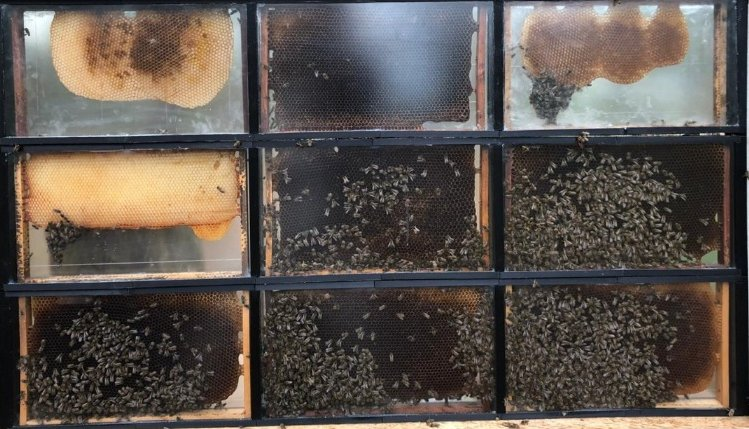
#> input picture PopulationCounter/kast1.jpeg, 749 x 429 px
$ python BeeCounterSplitted.py
#> lines starting #> are read from the running program, lines starting #| are printed output that depends on the picture; after the words box and inside, x2 and y2 are one past the last pixel; in counts of white or black regions, pixels touching at a corner belong together
import cv2
import numpy as np

img = cv2.imread("kast1.jpeg")
#> img is the input picture: shape (429, 749, 3); mean B, G, R 78.2, 84.7, 93.1

splitHeight = round(img.shape[0] / 3)
#> splitHeight = 143
splitWidth = round(img.shape[1] / 3)
#> splitWidth = 250

def detect(img):
    AreaCount = 0

    img_bgr = img
    img_hsv = cv2.cvtColor(img_bgr, cv2.COLOR_BGR2HSV)

    #bgd_mask = cv2.inRange(img_hsv, np.array([101, 57, 120]), np.array([108, 103,173])) #Deze werkt goed maar focust veel op reflectie kleur

    bgd_mask = cv2.inRange(img_hsv, np.array([15, 26, 47]), np.array([26, 107, 88]))

    cv2.imshow("mask", bgd_mask)
    #final_mask = cv2.erode(bgd_mask, np.ones((3, 3), dtype=np.uint8))
    final_mask = cv2.dilate(bgd_mask, np.ones((5, 5), dtype=np.uint8))

    # Now you can finally find contours.
    contours, hierarchy = cv2.findContours(final_mask.copy(), cv2.RETR_EXTERNAL, cv2.CHAIN_APPROX_NONE)

    final_contours = []
    for contour in contours:
        area = cv2.contourArea(contour)
        if area > 300:
            final_contours.append(contour)
            AreaCount+=area


    for i in range(len(final_contours)):
        img_bgr = cv2.drawContours(img_bgr, final_contours, i, (50, 250, 50), 4)

    cv2.putText(img_bgr,"Total Area: " + str(AreaCount) ,(10,30), cv2.FONT_HERSHEY_SIMPLEX, 1,(50, 250, 50),2,cv2.LINE_AA)

    cv2.imshow("result", img_bgr)

    cv2.waitKey(0)

for i in range(3):
    for j in range(3):
        y = i * splitHeight
        x = j * splitWidth
        crop = img[y:y+splitHeight, x:x+splitWidth]
        detect(crop)
#> this loop made 3 passes
#> pass 1, in detect, `bgd_mask = cv2.inRange(img_hsv, np.array([15, 26, 47]), np.array([26, ..`:
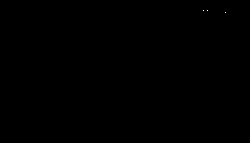
#> bgd_mask: shape (143, 250); 0.01% white in thin lines or dots, all inside (x1, y1, x2, y2) = (203, 10, 226, 13)
#> pass 1, in detect, `final_mask = cv2.dilate(bgd_mask, np.ones((5, 5), dtype=np.uint8))`:
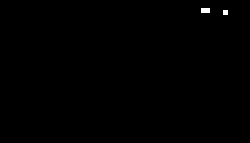
#> final_mask: shape (143, 250); 0.2% white; 2 white regions, box (x1, y1, x2, y2) and area: (201, 8, 210, 13) 45, (223, 10, 228, 15) 25
#> pass 1, in detect, `cv2.imshow("result", img_bgr)`:
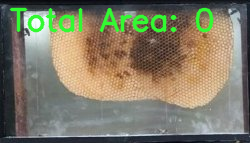
#> window 'result': shape (143, 250, 3); mean B, G, R 103, 123.6, 127.9
#> after the loop:
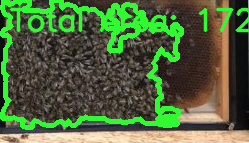
#> crop: shape (143, 249, 3); mean B, G, R 60.3, 102.3, 80.5
